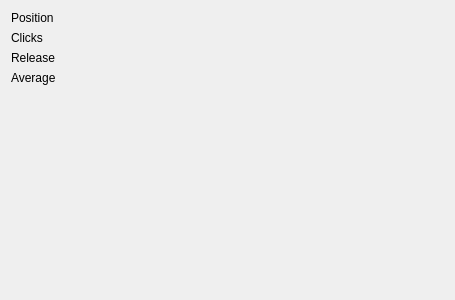
<?xml version="1.0" encoding="UTF-8"?>
<ui version="4.0">
 <class>TestDialog</class>
 <widget class="QDialog" name="TestDialog">
  <property name="geometry">
   <rect>
    <x>0</x>
    <y>0</y>
    <width>455</width>
    <height>300</height>
   </rect>
  </property>
  <property name="windowTitle">
   <string>Dialog</string>
  </property>
  <layout class="QVBoxLayout" name="verticalLayout">
   <item>
    <widget class="QLabel" name="positionLabel">
     <property name="text">
      <string notr="true">Position</string>
     </property>
    </widget>
   </item>
   <item>
    <widget class="QLabel" name="clicksLabel">
     <property name="text">
      <string>Clicks</string>
     </property>
    </widget>
   </item>
   <item>
    <widget class="QLabel" name="releaseLabel">
     <property name="text">
      <string>Release</string>
     </property>
    </widget>
   </item>
   <item>
    <widget class="QLabel" name="averageLabel">
     <property name="text">
      <string>Average</string>
     </property>
    </widget>
   </item>
   <item>
    <spacer name="verticalSpacer">
     <property name="orientation">
      <enum>Qt::Vertical</enum>
     </property>
     <property name="sizeHint" stdset="0">
      <size>
       <width>20</width>
       <height>203</height>
      </size>
     </property>
    </spacer>
   </item>
  </layout>
 </widget>
 <resources/>
 <connections/>
</ui>
